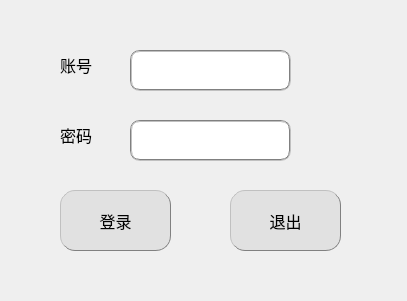
<?xml version="1.0" encoding="UTF-8"?>
<ui version="4.0">
 <class>LoginDlg</class>
 <widget class="QDialog" name="LoginDlg">
  <property name="geometry">
   <rect>
    <x>0</x>
    <y>0</y>
    <width>407</width>
    <height>301</height>
   </rect>
  </property>
  <property name="windowTitle">
   <string>Dialog</string>
  </property>
  <widget class="QPushButton" name="loginBtn">
   <property name="geometry">
    <rect>
     <x>60</x>
     <y>190</y>
     <width>111</width>
     <height>61</height>
    </rect>
   </property>
   <property name="font">
    <font>
     <pointsize>12</pointsize>
    </font>
   </property>
   <property name="styleSheet">
    <string notr="true">background-color: rgb(225, 225, 225);border:1px groove gray;border-radius:15px;padding:1px 4px;border-style: outset;</string>
   </property>
   <property name="text">
    <string>登录</string>
   </property>
  </widget>
  <widget class="QPushButton" name="exitBtn">
   <property name="geometry">
    <rect>
     <x>230</x>
     <y>190</y>
     <width>111</width>
     <height>61</height>
    </rect>
   </property>
   <property name="font">
    <font>
     <pointsize>12</pointsize>
    </font>
   </property>
   <property name="styleSheet">
    <string notr="true">background-color: rgb(225, 225, 225);border:1px groove gray;border-radius:15px;padding:1px 4px;border-style: outset;</string>
   </property>
   <property name="text">
    <string>退出</string>
   </property>
  </widget>
  <widget class="QLineEdit" name="pwdLineEdit">
   <property name="geometry">
    <rect>
     <x>130</x>
     <y>120</y>
     <width>161</width>
     <height>41</height>
    </rect>
   </property>
   <property name="font">
    <font>
     <pointsize>12</pointsize>
    </font>
   </property>
   <property name="styleSheet">
    <string notr="true">border:2px groove gray;border-radius:10px;padding:2px 4px</string>
   </property>
   <property name="text">
    <string/>
   </property>
   <property name="echoMode">
    <enum>QLineEdit::Password</enum>
   </property>
  </widget>
  <widget class="QLineEdit" name="userLineEdit">
   <property name="geometry">
    <rect>
     <x>130</x>
     <y>50</y>
     <width>161</width>
     <height>41</height>
    </rect>
   </property>
   <property name="font">
    <font>
     <pointsize>12</pointsize>
    </font>
   </property>
   <property name="styleSheet">
    <string notr="true">border:2px groove gray;border-radius:10px;padding:2px 4px</string>
   </property>
   <property name="text">
    <string/>
   </property>
  </widget>
  <widget class="QLabel" name="label">
   <property name="geometry">
    <rect>
     <x>60</x>
     <y>50</y>
     <width>71</width>
     <height>31</height>
    </rect>
   </property>
   <property name="text">
    <string>&lt;html&gt;&lt;head/&gt;&lt;body&gt;&lt;p&gt;&lt;span style=&quot; font-size:12pt;&quot;&gt;账号&lt;/span&gt;&lt;/p&gt;&lt;/body&gt;&lt;/html&gt;</string>
   </property>
  </widget>
  <widget class="QLabel" name="label_2">
   <property name="geometry">
    <rect>
     <x>60</x>
     <y>120</y>
     <width>81</width>
     <height>31</height>
    </rect>
   </property>
   <property name="text">
    <string>&lt;html&gt;&lt;head/&gt;&lt;body&gt;&lt;p&gt;&lt;span style=&quot; font-size:12pt;&quot;&gt;密码&lt;/span&gt;&lt;/p&gt;&lt;/body&gt;&lt;/html&gt;</string>
   </property>
  </widget>
  <widget class="QLabel" name="label_3">
   <property name="geometry">
    <rect>
     <x>0</x>
     <y>0</y>
     <width>541</width>
     <height>441</height>
    </rect>
   </property>
   <property name="text">
    <string/>
   </property>
   <property name="pixmap">
    <pixmap resource="pic.qrc">:/new/prefix1/6.png</pixmap>
   </property>
  </widget>
  <zorder>label_3</zorder>
  <zorder>loginBtn</zorder>
  <zorder>exitBtn</zorder>
  <zorder>pwdLineEdit</zorder>
  <zorder>userLineEdit</zorder>
  <zorder>label</zorder>
  <zorder>label_2</zorder>
 </widget>
 <resources>
  <include location="pic.qrc"/>
 </resources>
 <connections>
  <connection>
   <sender>exitBtn</sender>
   <signal>clicked()</signal>
   <receiver>LoginDlg</receiver>
   <slot>exec()</slot>
   <hints>
    <hint type="sourcelabel">
     <x>293</x>
     <y>204</y>
    </hint>
    <hint type="destinationlabel">
     <x>295</x>
     <y>150</y>
    </hint>
   </hints>
  </connection>
 </connections>
</ui>
